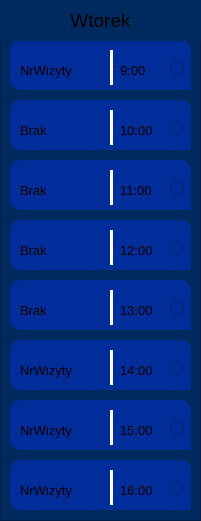
   <widget class="QFrame" name="frame_8">
    <property name="geometry">
     <rect>
      <x>240</x>
      <y>120</y>
      <width>201</width>
      <height>521</height>
     </rect>
    </property>
    <property name="styleSheet">
     <string notr="true">background-color: rgb(0, 41, 94);</string>
    </property>
    <property name="frameShape">
     <enum>QFrame::Shape::StyledPanel</enum>
    </property>
    <property name="frameShadow">
     <enum>QFrame::Shadow::Raised</enum>
    </property>
    <widget class="QFrame" name="frame_58">
     <property name="geometry">
      <rect>
       <x>10</x>
       <y>40</y>
       <width>181</width>
       <height>50</height>
      </rect>
     </property>
     <property name="styleSheet">
      <string notr="true">background-color: rgb(0, 45, 154);
border-radius: 10px;</string>
     </property>
     <property name="frameShape">
      <enum>QFrame::Shape::StyledPanel</enum>
     </property>
     <property name="frameShadow">
      <enum>QFrame::Shadow::Raised</enum>
     </property>
     <widget class="QLabel" name="label_105">
      <property name="geometry">
       <rect>
        <x>10</x>
        <y>10</y>
        <width>121</width>
        <height>41</height>
       </rect>
      </property>
      <property name="font">
       <font>
        <pointsize>10</pointsize>
        <bold>false</bold>
       </font>
      </property>
      <property name="layoutDirection">
       <enum>Qt::LayoutDirection::LeftToRight</enum>
      </property>
      <property name="styleSheet">
       <string notr="true"/>
      </property>
      <property name="text">
       <string>NrWizyty</string>
      </property>
      <property name="textFormat">
       <enum>Qt::TextFormat::RichText</enum>
      </property>
      <property name="alignment">
       <set>Qt::AlignmentFlag::AlignLeading|Qt::AlignmentFlag::AlignLeft|Qt::AlignmentFlag::AlignVCenter</set>
      </property>
     </widget>
     <widget class="Line" name="line_51">
      <property name="geometry">
       <rect>
        <x>100</x>
        <y>10</y>
        <width>3</width>
        <height>35</height>
       </rect>
      </property>
      <property name="styleSheet">
       <string notr="true">background-color: white;</string>
      </property>
      <property name="orientation">
       <enum>Qt::Orientation::Vertical</enum>
      </property>
     </widget>
     <widget class="QLabel" name="label_106">
      <property name="geometry">
       <rect>
        <x>110</x>
        <y>10</y>
        <width>131</width>
        <height>41</height>
       </rect>
      </property>
      <property name="font">
       <font>
        <pointsize>10</pointsize>
        <bold>false</bold>
       </font>
      </property>
      <property name="layoutDirection">
       <enum>Qt::LayoutDirection::LeftToRight</enum>
      </property>
      <property name="styleSheet">
       <string notr="true"/>
      </property>
      <property name="text">
       <string>9:00</string>
      </property>
      <property name="textFormat">
       <enum>Qt::TextFormat::RichText</enum>
      </property>
      <property name="alignment">
       <set>Qt::AlignmentFlag::AlignLeading|Qt::AlignmentFlag::AlignLeft|Qt::AlignmentFlag::AlignVCenter</set>
      </property>
     </widget>
     <widget class="QRadioButton" name="radioButton_13">
      <property name="geometry">
       <rect>
        <x>160</x>
        <y>15</y>
        <width>112</width>
        <height>26</height>
       </rect>
      </property>
      <property name="text">
       <string/>
      </property>
     </widget>
    </widget>
    <widget class="QLabel" name="label_8">
     <property name="geometry">
      <rect>
       <x>0</x>
       <y>0</y>
       <width>201</width>
       <height>41</height>
      </rect>
     </property>
     <property name="font">
      <font>
       <pointsize>14</pointsize>
       <bold>false</bold>
      </font>
     </property>
     <property name="layoutDirection">
      <enum>Qt::LayoutDirection::RightToLeft</enum>
     </property>
     <property name="styleSheet">
      <string notr="true"/>
     </property>
     <property name="text">
      <string>Wtorek</string>
     </property>
     <property name="textFormat">
      <enum>Qt::TextFormat::RichText</enum>
     </property>
     <property name="alignment">
      <set>Qt::AlignmentFlag::AlignCenter</set>
     </property>
    </widget>
    <widget class="QFrame" name="frame_59">
     <property name="geometry">
      <rect>
       <x>10</x>
       <y>100</y>
       <width>181</width>
       <height>50</height>
      </rect>
     </property>
     <property name="styleSheet">
      <string notr="true">background-color: rgb(0, 45, 154);
border-radius: 10px;</string>
     </property>
     <property name="frameShape">
      <enum>QFrame::Shape::StyledPanel</enum>
     </property>
     <property name="frameShadow">
      <enum>QFrame::Shadow::Raised</enum>
     </property>
     <widget class="QLabel" name="label_107">
      <property name="geometry">
       <rect>
        <x>10</x>
        <y>10</y>
        <width>121</width>
        <height>41</height>
       </rect>
      </property>
      <property name="font">
       <font>
        <pointsize>10</pointsize>
        <bold>false</bold>
       </font>
      </property>
      <property name="layoutDirection">
       <enum>Qt::LayoutDirection::LeftToRight</enum>
      </property>
      <property name="styleSheet">
       <string notr="true"/>
      </property>
      <property name="text">
       <string>Brak</string>
      </property>
      <property name="textFormat">
       <enum>Qt::TextFormat::RichText</enum>
      </property>
      <property name="alignment">
       <set>Qt::AlignmentFlag::AlignLeading|Qt::AlignmentFlag::AlignLeft|Qt::AlignmentFlag::AlignVCenter</set>
      </property>
     </widget>
     <widget class="Line" name="line_52">
      <property name="geometry">
       <rect>
        <x>100</x>
        <y>10</y>
        <width>3</width>
        <height>35</height>
       </rect>
      </property>
      <property name="styleSheet">
       <string notr="true">background-color: white;</string>
      </property>
      <property name="orientation">
       <enum>Qt::Orientation::Vertical</enum>
      </property>
     </widget>
     <widget class="QLabel" name="label_108">
      <property name="geometry">
       <rect>
        <x>110</x>
        <y>10</y>
        <width>131</width>
        <height>41</height>
       </rect>
      </property>
      <property name="font">
       <font>
        <pointsize>10</pointsize>
        <bold>false</bold>
       </font>
      </property>
      <property name="layoutDirection">
       <enum>Qt::LayoutDirection::LeftToRight</enum>
      </property>
      <property name="styleSheet">
       <string notr="true"/>
      </property>
      <property name="text">
       <string>10:00</string>
      </property>
      <property name="textFormat">
       <enum>Qt::TextFormat::RichText</enum>
      </property>
      <property name="alignment">
       <set>Qt::AlignmentFlag::AlignLeading|Qt::AlignmentFlag::AlignLeft|Qt::AlignmentFlag::AlignVCenter</set>
      </property>
     </widget>
     <widget class="QRadioButton" name="radioButton_14">
      <property name="geometry">
       <rect>
        <x>160</x>
        <y>15</y>
        <width>112</width>
        <height>26</height>
       </rect>
      </property>
      <property name="text">
       <string/>
      </property>
     </widget>
    </widget>
    <widget class="QFrame" name="frame_60">
     <property name="geometry">
      <rect>
       <x>10</x>
       <y>160</y>
       <width>181</width>
       <height>50</height>
      </rect>
     </property>
     <property name="styleSheet">
      <string notr="true">background-color: rgb(0, 45, 154);
border-radius: 10px;</string>
     </property>
     <property name="frameShape">
      <enum>QFrame::Shape::StyledPanel</enum>
     </property>
     <property name="frameShadow">
      <enum>QFrame::Shadow::Raised</enum>
     </property>
     <widget class="QLabel" name="label_109">
      <property name="geometry">
       <rect>
        <x>10</x>
        <y>10</y>
        <width>121</width>
        <height>41</height>
       </rect>
      </property>
      <property name="font">
       <font>
        <pointsize>10</pointsize>
        <bold>false</bold>
       </font>
      </property>
      <property name="layoutDirection">
       <enum>Qt::LayoutDirection::LeftToRight</enum>
      </property>
      <property name="styleSheet">
       <string notr="true"/>
      </property>
      <property name="text">
       <string>Brak</string>
      </property>
      <property name="textFormat">
       <enum>Qt::TextFormat::RichText</enum>
      </property>
      <property name="alignment">
       <set>Qt::AlignmentFlag::AlignLeading|Qt::AlignmentFlag::AlignLeft|Qt::AlignmentFlag::AlignVCenter</set>
      </property>
     </widget>
     <widget class="Line" name="line_53">
      <property name="geometry">
       <rect>
        <x>100</x>
        <y>10</y>
        <width>3</width>
        <height>35</height>
       </rect>
      </property>
      <property name="styleSheet">
       <string notr="true">background-color: white;</string>
      </property>
      <property name="orientation">
       <enum>Qt::Orientation::Vertical</enum>
      </property>
     </widget>
     <widget class="QLabel" name="label_110">
      <property name="geometry">
       <rect>
        <x>110</x>
        <y>10</y>
        <width>131</width>
        <height>41</height>
       </rect>
      </property>
      <property name="font">
       <font>
        <pointsize>10</pointsize>
        <bold>false</bold>
       </font>
      </property>
      <property name="layoutDirection">
       <enum>Qt::LayoutDirection::LeftToRight</enum>
      </property>
      <property name="styleSheet">
       <string notr="true"/>
      </property>
      <property name="text">
       <string>11:00</string>
      </property>
      <property name="textFormat">
       <enum>Qt::TextFormat::RichText</enum>
      </property>
      <property name="alignment">
       <set>Qt::AlignmentFlag::AlignLeading|Qt::AlignmentFlag::AlignLeft|Qt::AlignmentFlag::AlignVCenter</set>
      </property>
     </widget>
     <widget class="QRadioButton" name="radioButton_15">
      <property name="geometry">
       <rect>
        <x>160</x>
        <y>15</y>
        <width>112</width>
        <height>26</height>
       </rect>
      </property>
      <property name="text">
       <string/>
      </property>
     </widget>
    </widget>
    <widget class="QFrame" name="frame_61">
     <property name="geometry">
      <rect>
       <x>10</x>
       <y>340</y>
       <width>181</width>
       <height>50</height>
      </rect>
     </property>
     <property name="styleSheet">
      <string notr="true">background-color: rgb(0, 45, 154);
border-radius: 10px;</string>
     </property>
     <property name="frameShape">
      <enum>QFrame::Shape::StyledPanel</enum>
     </property>
     <property name="frameShadow">
      <enum>QFrame::Shadow::Raised</enum>
     </property>
     <widget class="QLabel" name="label_111">
      <property name="geometry">
       <rect>
        <x>10</x>
        <y>10</y>
        <width>121</width>
        <height>41</height>
       </rect>
      </property>
      <property name="font">
       <font>
        <pointsize>10</pointsize>
        <bold>false</bold>
       </font>
      </property>
      <property name="layoutDirection">
       <enum>Qt::LayoutDirection::LeftToRight</enum>
      </property>
      <property name="styleSheet">
       <string notr="true"/>
      </property>
      <property name="text">
       <string>NrWizyty</string>
      </property>
      <property name="textFormat">
       <enum>Qt::TextFormat::RichText</enum>
      </property>
      <property name="alignment">
       <set>Qt::AlignmentFlag::AlignLeading|Qt::AlignmentFlag::AlignLeft|Qt::AlignmentFlag::AlignVCenter</set>
      </property>
     </widget>
     <widget class="Line" name="line_54">
      <property name="geometry">
       <rect>
        <x>100</x>
        <y>10</y>
        <width>3</width>
        <height>35</height>
       </rect>
      </property>
      <property name="styleSheet">
       <string notr="true">background-color: white;</string>
      </property>
      <property name="orientation">
       <enum>Qt::Orientation::Vertical</enum>
      </property>
     </widget>
     <widget class="QLabel" name="label_112">
      <property name="geometry">
       <rect>
        <x>110</x>
        <y>10</y>
        <width>131</width>
        <height>41</height>
       </rect>
      </property>
      <property name="font">
       <font>
        <pointsize>10</pointsize>
        <bold>false</bold>
       </font>
      </property>
      <property name="layoutDirection">
       <enum>Qt::LayoutDirection::LeftToRight</enum>
      </property>
      <property name="styleSheet">
       <string notr="true"/>
      </property>
      <property name="text">
       <string>14:00</string>
      </property>
      <property name="textFormat">
       <enum>Qt::TextFormat::RichText</enum>
      </property>
      <property name="alignment">
       <set>Qt::AlignmentFlag::AlignLeading|Qt::AlignmentFlag::AlignLeft|Qt::AlignmentFlag::AlignVCenter</set>
      </property>
     </widget>
     <widget class="QRadioButton" name="radioButton_16">
      <property name="geometry">
       <rect>
        <x>160</x>
        <y>15</y>
        <width>112</width>
        <height>26</height>
       </rect>
      </property>
      <property name="text">
       <string/>
      </property>
     </widget>
    </widget>
    <widget class="QFrame" name="frame_62">
     <property name="geometry">
      <rect>
       <x>10</x>
       <y>280</y>
       <width>181</width>
       <height>50</height>
      </rect>
     </property>
     <property name="styleSheet">
      <string notr="true">background-color: rgb(0, 45, 154);
border-radius: 10px;</string>
     </property>
     <property name="frameShape">
      <enum>QFrame::Shape::StyledPanel</enum>
     </property>
     <property name="frameShadow">
      <enum>QFrame::Shadow::Raised</enum>
     </property>
     <widget class="QLabel" name="label_113">
      <property name="geometry">
       <rect>
        <x>10</x>
        <y>10</y>
        <width>121</width>
        <height>41</height>
       </rect>
      </property>
      <property name="font">
       <font>
        <pointsize>10</pointsize>
        <bold>false</bold>
       </font>
      </property>
      <property name="layoutDirection">
       <enum>Qt::LayoutDirection::LeftToRight</enum>
      </property>
      <property name="styleSheet">
       <string notr="true"/>
      </property>
      <property name="text">
       <string>Brak</string>
      </property>
      <property name="textFormat">
       <enum>Qt::TextFormat::RichText</enum>
      </property>
      <property name="alignment">
       <set>Qt::AlignmentFlag::AlignLeading|Qt::AlignmentFlag::AlignLeft|Qt::AlignmentFlag::AlignVCenter</set>
      </property>
     </widget>
     <widget class="Line" name="line_55">
      <property name="geometry">
       <rect>
        <x>100</x>
        <y>10</y>
        <width>3</width>
        <height>35</height>
       </rect>
      </property>
      <property name="styleSheet">
       <string notr="true">background-color: white;</string>
      </property>
      <property name="orientation">
       <enum>Qt::Orientation::Vertical</enum>
      </property>
     </widget>
     <widget class="QLabel" name="label_114">
      <property name="geometry">
       <rect>
        <x>110</x>
        <y>10</y>
        <width>131</width>
        <height>41</height>
       </rect>
      </property>
      <property name="font">
       <font>
        <pointsize>10</pointsize>
        <bold>false</bold>
       </font>
      </property>
      <property name="layoutDirection">
       <enum>Qt::LayoutDirection::LeftToRight</enum>
      </property>
      <property name="styleSheet">
       <string notr="true"/>
      </property>
      <property name="text">
       <string>13:00</string>
      </property>
      <property name="textFormat">
       <enum>Qt::TextFormat::RichText</enum>
      </property>
      <property name="alignment">
       <set>Qt::AlignmentFlag::AlignLeading|Qt::AlignmentFlag::AlignLeft|Qt::AlignmentFlag::AlignVCenter</set>
      </property>
     </widget>
     <widget class="QRadioButton" name="radioButton_17">
      <property name="geometry">
       <rect>
        <x>160</x>
        <y>15</y>
        <width>112</width>
        <height>26</height>
       </rect>
      </property>
      <property name="text">
       <string/>
      </property>
     </widget>
    </widget>
    <widget class="QFrame" name="frame_63">
     <property name="geometry">
      <rect>
       <x>10</x>
       <y>220</y>
       <width>181</width>
       <height>50</height>
      </rect>
     </property>
     <property name="styleSheet">
      <string notr="true">background-color: rgb(0, 45, 154);
border-radius: 10px;</string>
     </property>
     <property name="frameShape">
      <enum>QFrame::Shape::StyledPanel</enum>
     </property>
     <property name="frameShadow">
      <enum>QFrame::Shadow::Raised</enum>
     </property>
     <widget class="QLabel" name="label_115">
      <property name="geometry">
       <rect>
        <x>10</x>
        <y>10</y>
        <width>121</width>
        <height>41</height>
       </rect>
      </property>
      <property name="font">
       <font>
        <pointsize>10</pointsize>
        <bold>false</bold>
       </font>
      </property>
      <property name="layoutDirection">
       <enum>Qt::LayoutDirection::LeftToRight</enum>
      </property>
      <property name="styleSheet">
       <string notr="true"/>
      </property>
      <property name="text">
       <string>Brak</string>
      </property>
      <property name="textFormat">
       <enum>Qt::TextFormat::RichText</enum>
      </property>
      <property name="alignment">
       <set>Qt::AlignmentFlag::AlignLeading|Qt::AlignmentFlag::AlignLeft|Qt::AlignmentFlag::AlignVCenter</set>
      </property>
     </widget>
     <widget class="Line" name="line_56">
      <property name="geometry">
       <rect>
        <x>100</x>
        <y>10</y>
        <width>3</width>
        <height>35</height>
       </rect>
      </property>
      <property name="styleSheet">
       <string notr="true">background-color: white;</string>
      </property>
      <property name="orientation">
       <enum>Qt::Orientation::Vertical</enum>
      </property>
     </widget>
     <widget class="QLabel" name="label_116">
      <property name="geometry">
       <rect>
        <x>110</x>
        <y>10</y>
        <width>131</width>
        <height>41</height>
       </rect>
      </property>
      <property name="font">
       <font>
        <pointsize>10</pointsize>
        <bold>false</bold>
       </font>
      </property>
      <property name="layoutDirection">
       <enum>Qt::LayoutDirection::LeftToRight</enum>
      </property>
      <property name="styleSheet">
       <string notr="true"/>
      </property>
      <property name="text">
       <string>12:00</string>
      </property>
      <property name="textFormat">
       <enum>Qt::TextFormat::RichText</enum>
      </property>
      <property name="alignment">
       <set>Qt::AlignmentFlag::AlignLeading|Qt::AlignmentFlag::AlignLeft|Qt::AlignmentFlag::AlignVCenter</set>
      </property>
     </widget>
     <widget class="QRadioButton" name="radioButton_18">
      <property name="geometry">
       <rect>
        <x>160</x>
        <y>15</y>
        <width>112</width>
        <height>26</height>
       </rect>
      </property>
      <property name="text">
       <string/>
      </property>
     </widget>
    </widget>
    <widget class="QFrame" name="frame_64">
     <property name="geometry">
      <rect>
       <x>10</x>
       <y>400</y>
       <width>181</width>
       <height>50</height>
      </rect>
     </property>
     <property name="styleSheet">
      <string notr="true">background-color: rgb(0, 45, 154);
border-radius: 10px;</string>
     </property>
     <property name="frameShape">
      <enum>QFrame::Shape::StyledPanel</enum>
     </property>
     <property name="frameShadow">
      <enum>QFrame::Shadow::Raised</enum>
     </property>
     <widget class="QLabel" name="label_117">
      <property name="geometry">
       <rect>
        <x>10</x>
        <y>10</y>
        <width>121</width>
        <height>41</height>
       </rect>
      </property>
      <property name="font">
       <font>
        <pointsize>10</pointsize>
        <bold>false</bold>
       </font>
      </property>
      <property name="layoutDirection">
       <enum>Qt::LayoutDirection::LeftToRight</enum>
      </property>
      <property name="styleSheet">
       <string notr="true"/>
      </property>
      <property name="text">
       <string>NrWizyty</string>
      </property>
      <property name="textFormat">
       <enum>Qt::TextFormat::RichText</enum>
      </property>
      <property name="alignment">
       <set>Qt::AlignmentFlag::AlignLeading|Qt::AlignmentFlag::AlignLeft|Qt::AlignmentFlag::AlignVCenter</set>
      </property>
     </widget>
     <widget class="Line" name="line_57">
      <property name="geometry">
       <rect>
        <x>100</x>
        <y>10</y>
        <width>3</width>
        <height>35</height>
       </rect>
      </property>
      <property name="styleSheet">
       <string notr="true">background-color: white;</string>
      </property>
      <property name="orientation">
       <enum>Qt::Orientation::Vertical</enum>
      </property>
     </widget>
     <widget class="QLabel" name="label_118">
      <property name="geometry">
       <rect>
        <x>110</x>
        <y>10</y>
        <width>131</width>
        <height>41</height>
       </rect>
      </property>
      <property name="font">
       <font>
        <pointsize>10</pointsize>
        <bold>false</bold>
       </font>
      </property>
      <property name="layoutDirection">
       <enum>Qt::LayoutDirection::LeftToRight</enum>
      </property>
      <property name="styleSheet">
       <string notr="true"/>
      </property>
      <property name="text">
       <string>15:00</string>
      </property>
      <property name="textFormat">
       <enum>Qt::TextFormat::RichText</enum>
      </property>
      <property name="alignment">
       <set>Qt::AlignmentFlag::AlignLeading|Qt::AlignmentFlag::AlignLeft|Qt::AlignmentFlag::AlignVCenter</set>
      </property>
     </widget>
     <widget class="QRadioButton" name="radioButton_19">
      <property name="geometry">
       <rect>
        <x>160</x>
        <y>15</y>
        <width>112</width>
        <height>26</height>
       </rect>
      </property>
      <property name="text">
       <string/>
      </property>
     </widget>
    </widget>
    <widget class="QFrame" name="frame_65">
     <property name="geometry">
      <rect>
       <x>10</x>
       <y>460</y>
       <width>181</width>
       <height>50</height>
      </rect>
     </property>
     <property name="styleSheet">
      <string notr="true">background-color: rgb(0, 45, 154);
border-radius: 10px;</string>
     </property>
     <property name="frameShape">
      <enum>QFrame::Shape::StyledPanel</enum>
     </property>
     <property name="frameShadow">
      <enum>QFrame::Shadow::Raised</enum>
     </property>
     <widget class="QLabel" name="label_119">
      <property name="geometry">
       <rect>
        <x>10</x>
        <y>10</y>
        <width>121</width>
        <height>41</height>
       </rect>
      </property>
      <property name="font">
       <font>
        <pointsize>10</pointsize>
        <bold>false</bold>
       </font>
      </property>
      <property name="layoutDirection">
       <enum>Qt::LayoutDirection::LeftToRight</enum>
      </property>
      <property name="styleSheet">
       <string notr="true"/>
      </property>
      <property name="text">
       <string>NrWizyty</string>
      </property>
      <property name="textFormat">
       <enum>Qt::TextFormat::RichText</enum>
      </property>
      <property name="alignment">
       <set>Qt::AlignmentFlag::AlignLeading|Qt::AlignmentFlag::AlignLeft|Qt::AlignmentFlag::AlignVCenter</set>
      </property>
     </widget>
     <widget class="Line" name="line_58">
      <property name="geometry">
       <rect>
        <x>100</x>
        <y>10</y>
        <width>3</width>
        <height>35</height>
       </rect>
      </property>
      <property name="styleSheet">
       <string notr="true">background-color: white;</string>
      </property>
      <property name="orientation">
       <enum>Qt::Orientation::Vertical</enum>
      </property>
     </widget>
     <widget class="QLabel" name="label_120">
      <property name="geometry">
       <rect>
        <x>110</x>
        <y>10</y>
        <width>131</width>
        <height>41</height>
       </rect>
      </property>
      <property name="font">
       <font>
        <pointsize>10</pointsize>
        <bold>false</bold>
       </font>
      </property>
      <property name="layoutDirection">
       <enum>Qt::LayoutDirection::LeftToRight</enum>
      </property>
      <property name="styleSheet">
       <string notr="true"/>
      </property>
      <property name="text">
       <string>16:00</string>
      </property>
      <property name="textFormat">
       <enum>Qt::TextFormat::RichText</enum>
      </property>
      <property name="alignment">
       <set>Qt::AlignmentFlag::AlignLeading|Qt::AlignmentFlag::AlignLeft|Qt::AlignmentFlag::AlignVCenter</set>
      </property>
     </widget>
     <widget class="QRadioButton" name="radioButton_20">
      <property name="geometry">
       <rect>
        <x>160</x>
        <y>15</y>
        <width>112</width>
        <height>26</height>
       </rect>
      </property>
      <property name="text">
       <string/>
      </property>
     </widget>
    </widget>
   </widget>
